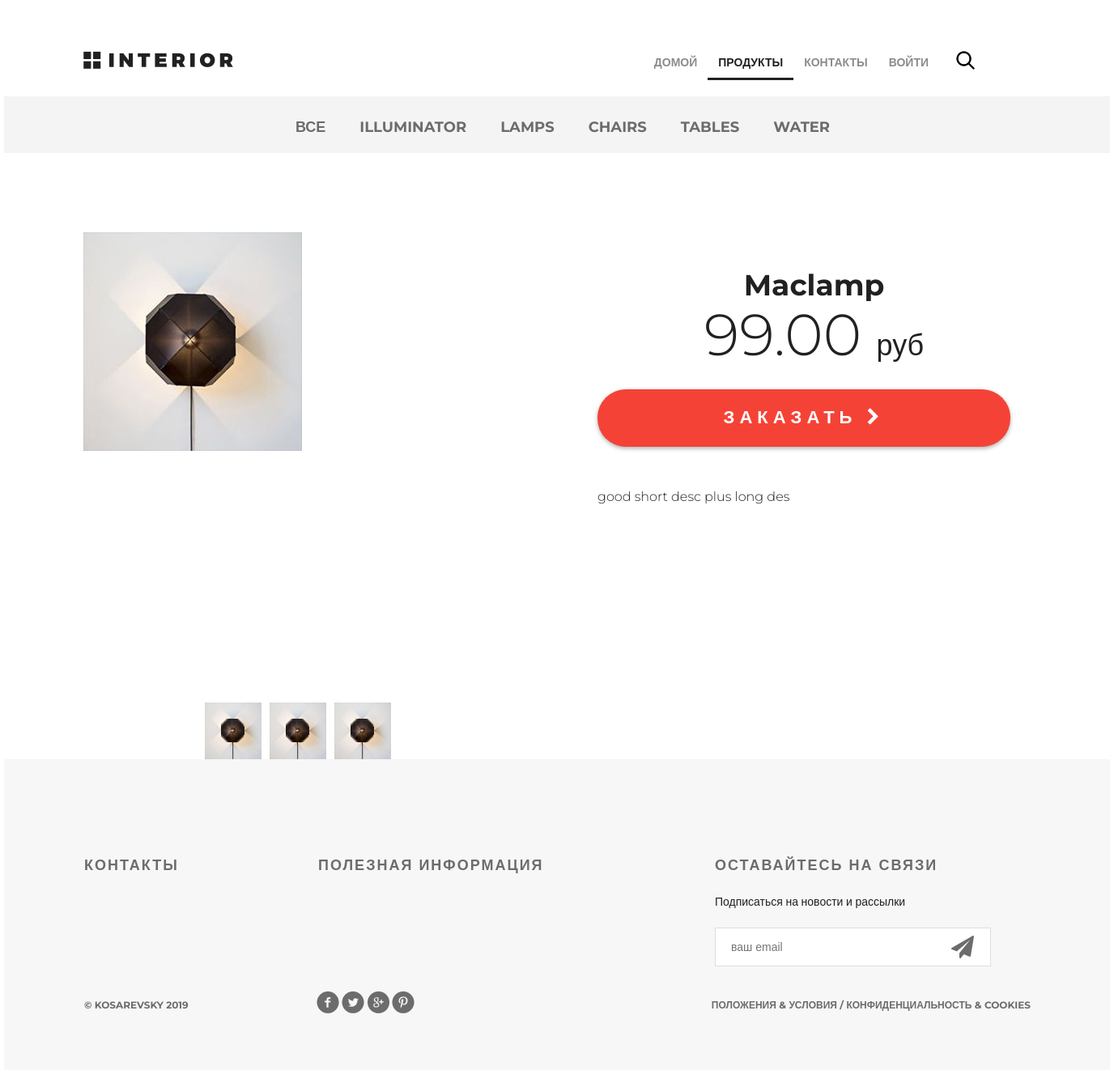
The page /products/product/52/ on the database its author committed.
### mainapp/models.py (models this page shows, shortened)
class ProductCategory(models.Model):
    name = models.CharField(verbose_name="Name", max_length=64, unique=True)
    description = models.TextField(verbose_name="Description", blank=True, null=True)
    is_active = models.BooleanField(verbose_name='активна', default=True)
    class Meta:
        verbose_name_plural = "Product Categories"

class Product(models.Model):
    category = models.ForeignKey(ProductCategory, on_delete=models.CASCADE)
    name = models.CharField(verbose_name='Name', max_length=256)
    image = models.ImageField(upload_to='products_image', blank=True)
    short_desc = models.CharField(verbose_name='short_desc', max_length=60, blank=True)
    description = models.TextField(verbose_name="Description", blank=True, null=True)
    price = models.DecimalField(verbose_name='price', max_digits=10, decimal_places=2, default=0)
    quantity = models.PositiveSmallIntegerField(verbose_name='sklad', default=0)
    is_active = models.BooleanField(verbose_name='активна', default=True)

### mainapp/views.py (the view)
# urls.py: url(r'^product/(?P<pk>\d+)/$', mainapp.product, name='product'),
def product(request, pk):
    title = 'продукты'
    content = {
        'title': title,
        'links_menu': ProductCategory.objects.all(),
        'product': get_object_or_404(Product, pk=pk),
        'basket': get_basket(request.user),
    }
    return render(request, 'mainapp/product.html', content)

### mainapp/views.py (called while the page is built)
def get_basket(user):
    if user.is_authenticated:
        return Basket.objects.filter(user=user)
    else:
        return []

### mainapp/templates/mainapp/product.html
{% extends 'mainapp/base.html' %}
{% load staticfiles %}
{% block content %}
    <div class="details">
        <div class="links clearfix">
            {% include 'mainapp/includes/products_menu.html' %}
        </div>
        <div class="details-products">
            <div class="details-slider">
                <div class="slider-product">
                    <img src="/media/{{ product.image }}" alt="{{ product.short_desc }}">
                </div>
                <div class="slider-control">
                    <div class="block">
                        <a href="#">
                            <img src="/media/{{ product.image }}" alt="вариант 1">
                        </a>
                    </div>
                    <div class="block">
                        <a href="#">
                            <img src="/media/{{ product.image }}" alt="вариант 2">
                        </a>
                    </div>
                    <div class="block ">
                        <a href="#">
                            <img src="/media/{{ product.image }}" alt="вариант 3">
                        </a>
                    </div>
                </div>
            </div>
            <div class="description">
                <h3 class="big-bold">{{ product.name }}</h3>
                <br>
                <p class="price"> {{ product.price }} <span>руб</span></p>
                <a href="{% url 'basket:add' product.pk %}" class="red-button">
                    заказать
                    <i class="fa fa-chevron-right" aria-hidden="true"></i>
                </a>
                <div class="description-text">
                    {{ product.description }}
                </div>
            </div>
        </div>
    </div>
    <div class="clr"></div>
{% endblock %}

### mainapp/templates/mainapp/base.html (shortened to what this page needs)
<!DOCTYPE html>
{% load staticfiles %}
<html>
<head>
    {% block css %}
        <link rel="stylesheet" type="text/css" href="{% static 'css/style.css' %}">
        <link rel="stylesheet" href="/static/fonts/font-awesome/css/font-awesome.css">
    {% endblock %}
</head>
<body>
<div class="container">
    {% block menu %}
        <div class="hero-white">
            <div class="header clearfix">
                <a href="/" class="logo"></a>
                {% include 'mainapp/includes/menu.html' %}
                <a href="#" class="search"></a>
                <a href="#" class="basket"></a>
            </div>
        </div>
    {% endblock %}
    <div class="content">
        {% block content %}
        {% endblock %}
</div>
</div>
    {% block footer %}
        <div class="footer">
            <div class="clearfix">
                <div class="text-footer">
                    <h3>контакты</h3>
                </div>
                <div class="text-footer">
                    <h3>полезная информация</h3>
                </div>
                <div class="text-footer clearfix">
                    <h3>Оставайтесь на связи</h3>
                    <p>Подписаться на новости и рассылки</p>
                    <form>
                        <input type="email" name="email" placeholder="ваш email">
                        <a href="#"><i class="fa fa-paper-plane fa-2x" aria-hidden="true"></i></a>
                    </form>
                </div>
            </div>
            <p class="small">&copy; Kosarevsky {% now "Y" %}</p>
            <div class="social">
                <a href="#" class="social1"></a>
                <a href="#" class="social2"></a>
                <a href="#" class="social3"></a>
                <a href="#" class="social4"></a>
            </div>
            <p class="small">Положения &amp; Условия / Конфиденциальность &amp; Cookies</p>
        </div>
    {% endblock %}
</body>
</html>

### mainapp/templates/mainapp/includes/menu.html (shortened to what this page needs)
<ul class="menu">
    <li>
        <a href="{% url 'main' %}" class="{% if request.resolver_match.url_name == 'main' %}active{% endif %}">
            домой
        </a>
    </li>
    <li>
        <a href="{% url 'products:index' %}"
           class="{% if request.resolver_match.namespace == 'products' %}active{% endif %}">
            продукты
        </a>
    </li>
    <li>
        <a href="{% url 'contact' %}" class="{% if request.resolver_match.url_name == 'contact' %}active{% endif %}">
            контакты
        </a>
    </li>
    <li>
        {% if user.is_authenticated %}
            <a href="{% url 'auth:logout' %}">Выйти</a>
        {% else %}
            <a href="{% url 'auth:login' %}">Войти</a>
        {% endif %}
    </li>
</ul>

### mainapp/templates/mainapp/includes/products_menu.html
<ul class="links-menu">
    <li>
        <a href="{% url 'products:category' 0 %}"
           class="{% if request.resolver_match.kwargs.pk == '0' %}active{% endif %}">
            все
        </a>
    </li>
    {% for link in links_menu %}
        <li>
            <a href="{% url 'products:category' link.pk %}"
               class="{% if request.resolver_match.kwargs.pk|add:'0' == link.pk %}active{% endif %}">
                {{ link.name }}
            </a>
        </li>
    {% endfor %}
</ul>

### rows shown on the page
ProductCategory: name "ILLUMINATOR"
ProductCategory: name "LAMPS"
ProductCategory: name "CHAIRS"
ProductCategory: name "TABLES"
ProductCategory: name "WATER"
Product: image (picture), name "Maclamp", price "99.00", description "good short desc plus long des"
